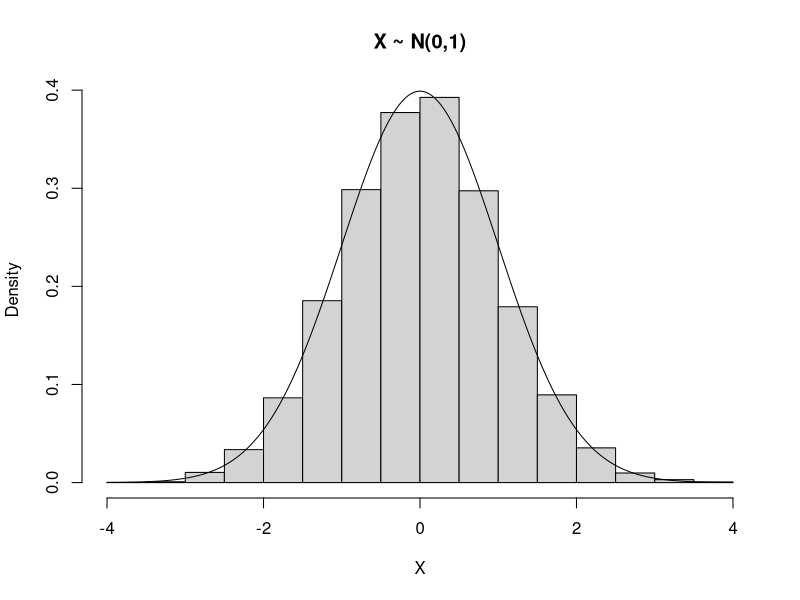
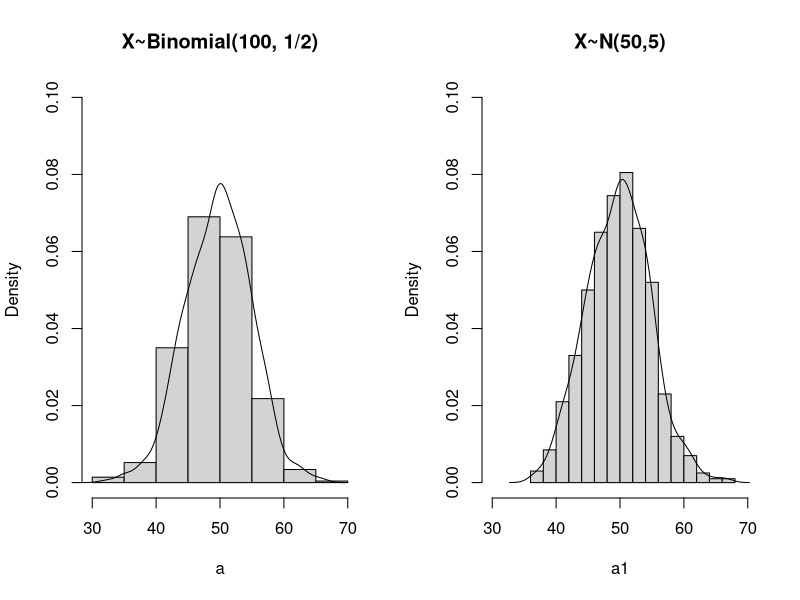
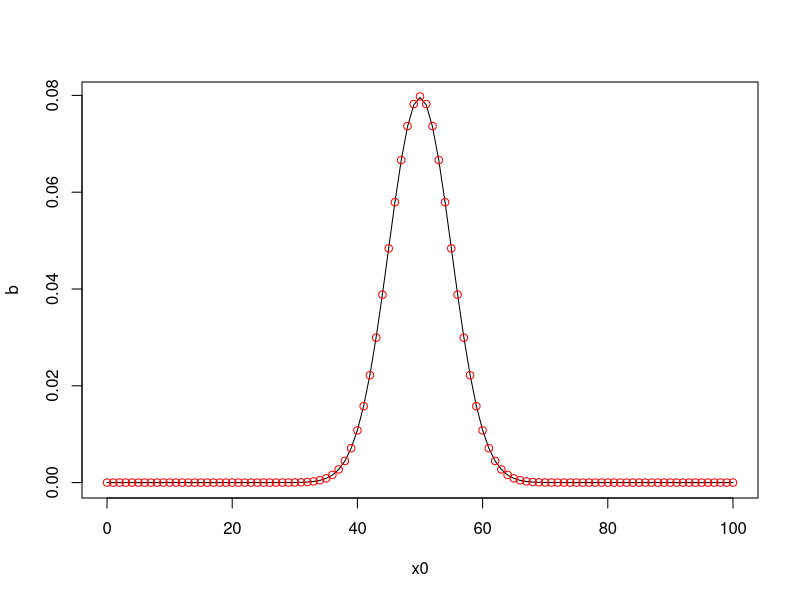
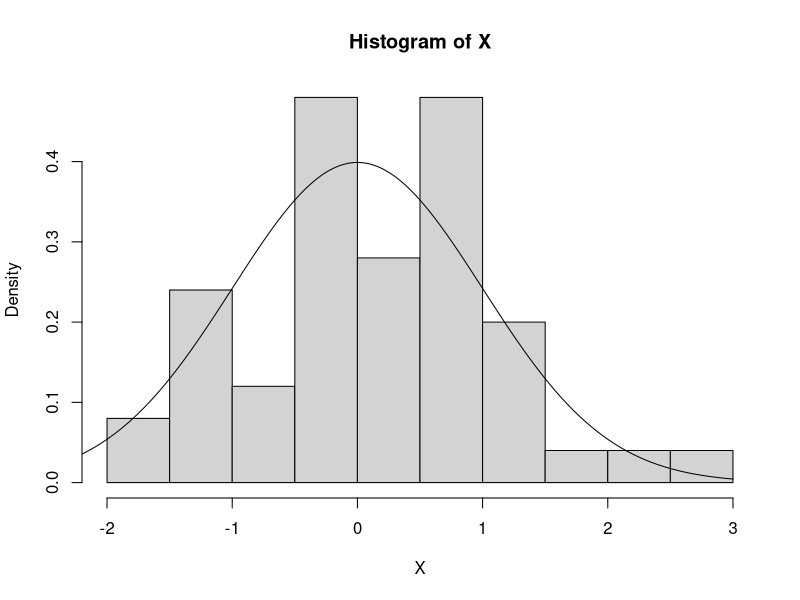
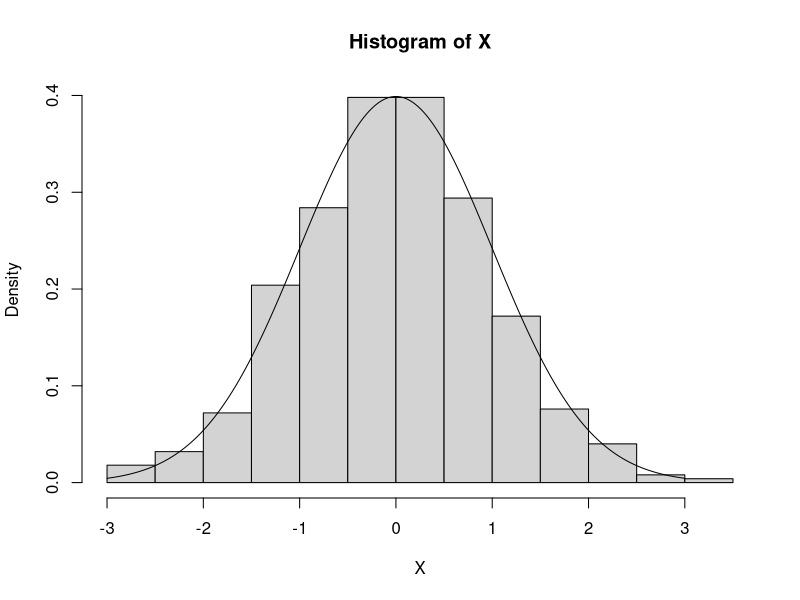
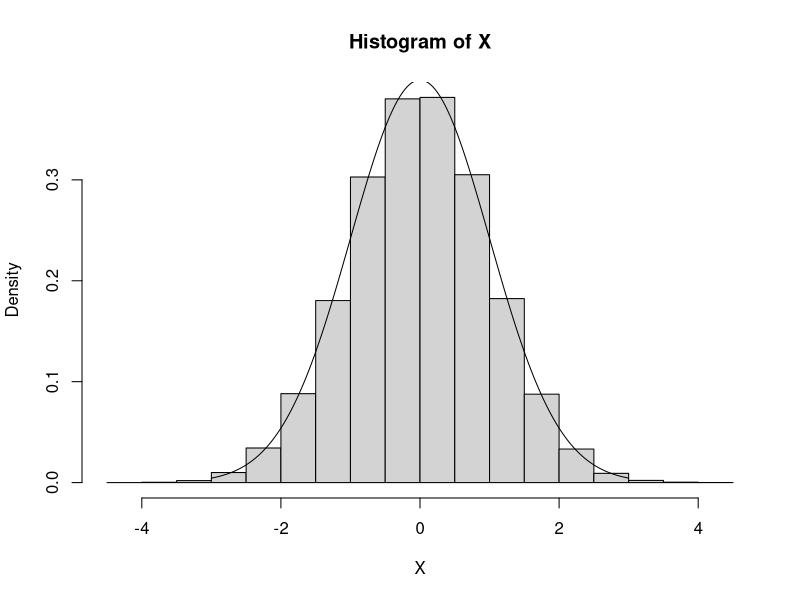
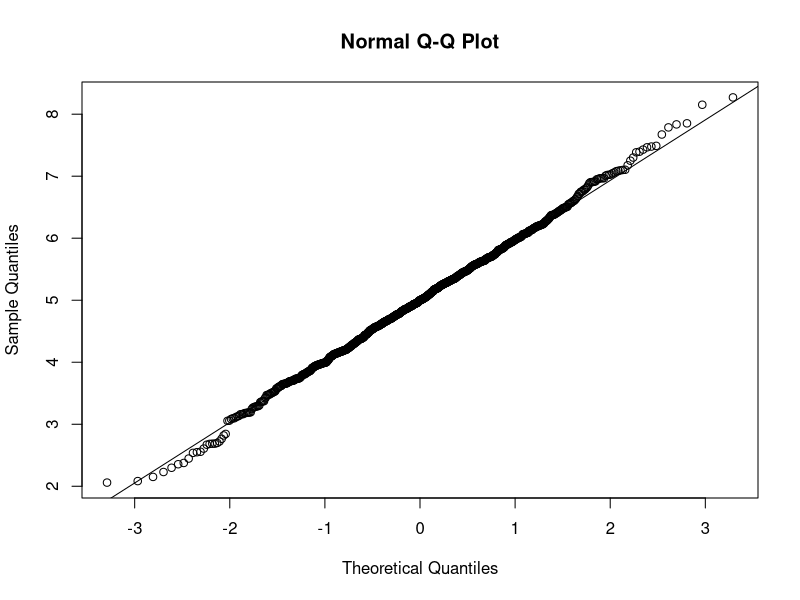

These charts were generated, in order, by the following R code:
rm(list=ls())

# 정규분포
# Normal distribution

# rnorm(n, mean, sd)
# 정규분포를 따르는 난수 n개 생성
rnorm(5) # 표준정규분포
rnorm(5, mean = 3, sd = 2)

# dnorm(x, mean, sd)
# 정규분포의 밀도함수
dnorm(0)
dnorm(3, mean = 3, sd = 2)

# pnorm(q, mean, sd, lower.tail)
# 정규분포의 누적분포
# P[X <= x]
pnorm(0) 
pnorm(0, lower.tail = FALSE)

pnorm(0, mean = 3, sd = 2)
pnorm(0, mean = 3, sd = 2, lower.tail = FALSE)

pnorm(1.96, mean = 0, sd = 1) - pnorm(-1.96, mean = 0, sd = 1) # P(|Z| <= 1.96)
2 * pnorm(1.96, mean = 0, sd = 1, lower.tail = F) # P(|Z| > 1.96)


# qnorm(p, mean, sd, lower.tail)
# 정규분포의 분위수 함수
qnorm(0.5)
qnorm(0.5, mean = 3, sd = 2)


# 히스토그램 그리기
set.seed(2025)
X <- rnorm(10000); X
hist(X, probability = T, main = 'X ~ N(0,1)')
t = seq(-4, 4, by = 0.01)
lines(t, dnorm(t), type = 'l')


# 이항분포의 정규근사
set.seed(2025)
a <- rbinom(n = 1000, size = 100, prob = 0.5); a # n = 100, p = 0.5
a1 <- rnorm(n = 1000, mean = 50, sd = 5); a1

# 표본에서 계산한 평균값
mean(a); mean(a1)
# 이론적인 평균 값
(100*0.5);(50)

# 표본에서 계산한 분산값
var(a); var(a1)
# 이론적인 분산 값
(100*0.5*0.5); (5^2)

par(mfrow=c(1,2))
hist(a, freq = F, main = "X~Binomial(100, 1/2)",xlim=c(30,70),ylim=c(0,0.1))
lines(density(a))
hist(a1, freq = F, main = "X~N(50,5)",xlim=c(30,70),ylim=c(0,0.1))
lines(density(a1))


x0 <- seq(0,100, by=1); x0
b <- dbinom(x = x0, size = 100, prob = 0.5); b
b1 <- dnorm(x = x0, mean = 50, sd = 5); b1

par(mfrow=c(1,1))
plot(x0, b, 'l')
points(x0, b1, type='p', col='red')


# 이항분포의 정규근사
c <- dbinom(x = 40, size = 100, prob = 0.5); c # P[X=40]
c2 <- pnorm(q = 40.5, mean = 50, sd = 5); c2 # 연속성 보정
c3 <- pnorm(q = 39.5, mean = 50, sd = 5); c3 # 연속성 보정
c2 - c3



###############################################################


# 정규분포에 대한 가정 확인
# 1. 자료의 히스토그램이 정규분포에 가까운지
par(mfrow=c(1, 1))

set.seed(2025)
X <- rnorm(50); X
hist(X, freq = F)
x0 <- seq(-3,3, by = 0.01)
lines(x0, dnorm(x = x0))

X <- rnorm(1000); X
hist(X, freq = F)
x0 <- seq(-3,3, by = 0.01)
lines(x0, dnorm(x = x0))

X <- rnorm(100000);
hist(X, freq = F)
x0 <- seq(-3,3, by = 0.01)
lines(x0, dnorm(x = x0))


# 2. 정규분포의 (평균±표준편차)에 속하는 비율
# 평균 10, 표준편차 1인 정규분포에서 1000개의 난수 샘플 생성
set.seed(2025)
X <- rnorm(1000, 10, 1)
X_bar <- mean(X); X_bar
X_sd <- sd(X); X_sd

# 평균 ±1 표준편차 안에 들어올 확률: 약 68.27%
pnorm(10+1, 10, 1) - pnorm(10-1, 10, 1)
# 실제 관측값
upper1 <- length(X[X < (X_bar + X_sd)]) / length(X); upper1
lower1 <- length(X[X < (X_bar - X_sd)]) / length(X); lower1
upper1 - lower1

# 평균 ±2 표준편차 안에 들어올 확률: 약 95.45%
pnorm(10+2, 10, 1) - pnorm(10-2, 10, 1)
upper2 <- length(X[X < (X_bar + 2*X_sd)]) / length(X); upper2
lower2 <- length(X[X < (X_bar - 2*X_sd)]) / length(X); lower2
upper2 - lower2

# 평균 ±3 표준편차 안에 들어올 확률: 약 99.73%
pnorm(10+3, 10, 1) - pnorm(10-3, 10, 1)
upper3 <- length(X[X < (X_bar + 3*X_sd)]) / length(X); upper3
lower3 <- length(X[X < (X_bar - 3*X_sd)]) / length(X); lower3
upper3 - lower3

###############################################################

# 정규확률 그림
## 데이터가 직선상에 위치해 있음 : 정규성을 따른다.
set.seed(2025)
X <- rnorm(1000, 5, 1)
qqnorm(X)
qqline(X)

